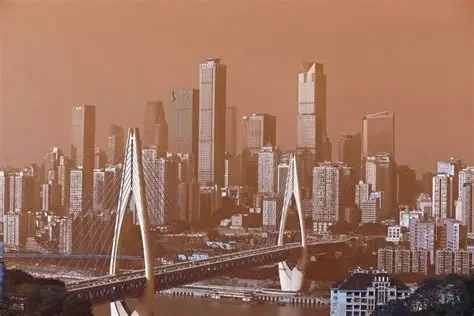
#> input picture cvstudey/chapter-3/resource/chongqing_bridge.jpg, 474 x 316 px
$ python 3_cv2.medianBlur_cv2.filter2D.py
#> lines starting #> are read from the running program, lines starting #| are printed output that depends on the picture
import cv2 as cv
import numpy as np
import matplotlib.pyplot as plt

plt.rcParams['font.sans-serif'] = ['SimHei']  # 指定默认字体
plt.rcParams['axes.unicode_minus'] = False  # 解决负号'-'显示为方块的问题

# 定义图像路径并读取图像（彩色模式）
path = '../resource/chongqing_bridge.jpg'  # 椒盐噪声图像
img = cv.imread(path, cv.IMREAD_COLOR_RGB)
#> img is the input picture: shape (316, 474, 3); mean B, G, R 95, 114, 156
assert img is not None, "文件无法读取，请检查路径是否存在 (os.path.exists())"

#  定义卷积核大小
kernel_size = 3
# 自定义卷积核 参数 - 1/9
kernel_3 = np.ones((kernel_size, kernel_size), np.float32) / kernel_size ** 2

# 应用均值滤波
img_blurred_kernel_3 = cv.blur(img, (kernel_size, kernel_size))
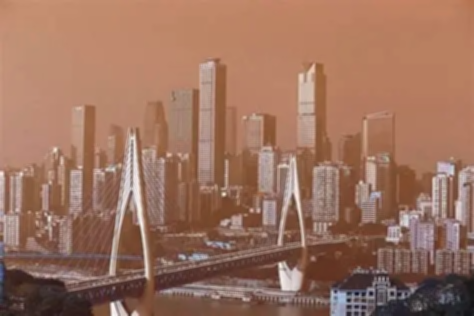
#> img_blurred_kernel_3: shape (316, 474, 3); mean B, G, R 95, 114, 156
# 应用高斯滤波
img_gaussian = cv.GaussianBlur(img, (kernel_size, kernel_size), 0)
# 应用中值滤波
img_midfielder = cv.medianBlur(img, kernel_size)

plt.figure(figsize=(10, 5))
plt.subplot(2, 2, 1), plt.imshow(img, cmap='gray'), plt.title('原图')
plt.subplot(2, 2, 2), plt.imshow(img_blurred_kernel_3, cmap='gray'), plt.title('均值滤波 3*3卷积核 1/9')
plt.subplot(2, 2, 3), plt.imshow(img_gaussian, cmap='gray'), plt.title('高斯滤波 3*3')
plt.subplot(2, 2, 4), plt.imshow(img_midfielder, cmap='gray'), plt.title('中值滤波 3*3')
plt.show()
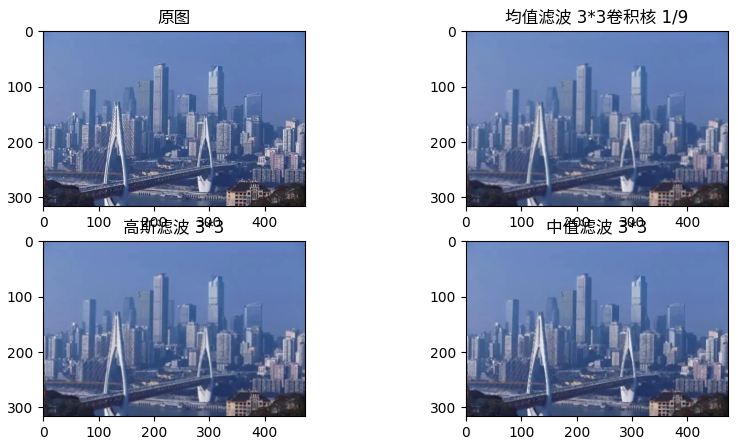
#> figure drawn by matplotlib, 4 panels; B, G, R data is drawn as R, G, B
